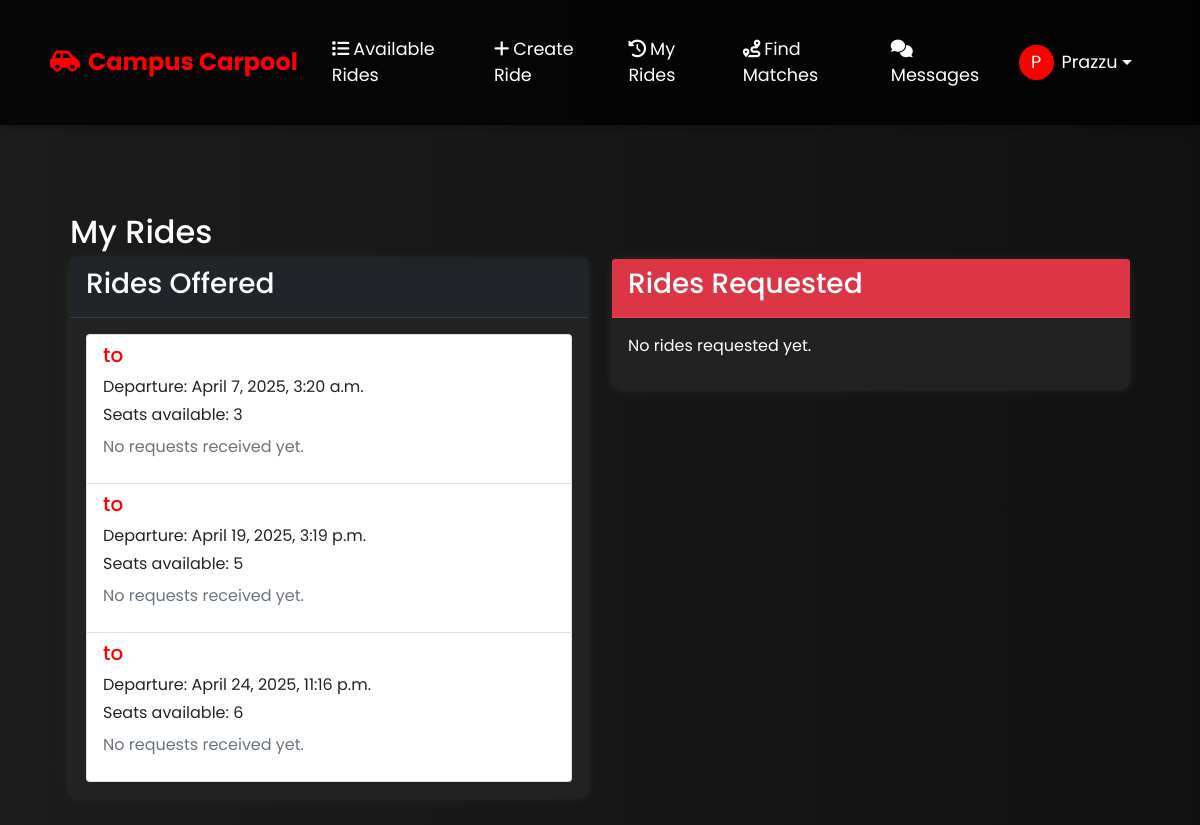
The page /my-rides/ (signed in) on the database its author committed.
### accounts/models.py (models this page shows)
class CustomUser(AbstractUser):
    email_verified = models.BooleanField(default=False)
    campus_email = models.EmailField(unique=True)
    phone_number = models.CharField(max_length=15, blank=True)
    otp = models.CharField(max_length=6, null=True, blank=True)
    otp_created_at = models.DateTimeField(null=True, blank=True)
    home_address = models.CharField(max_length=255, blank=True)
    preferred_pickup_time = models.TimeField(null=True, blank=True)
    preferred_return_time = models.TimeField(null=True, blank=True)
    max_deviation_minutes = models.IntegerField(default=15)  # Maximum acceptable time deviation
    groups = models.ManyToManyField(
        'auth.Group',
        related_name='custom_user_set',
        blank=True,
        help_text='The groups this user belongs to.',
        verbose_name='groups',
    )
    user_permissions = models.ManyToManyField(
        'auth.Permission',
        related_name='custom_user_set',
        blank=True,
        help_text='Specific permissions for this user.',
        verbose_name='user permissions',
    )

### rides/models.py (models this page shows, shortened)
class Ride(models.Model):
    driver = models.ForeignKey(settings.AUTH_USER_MODEL, on_delete=models.CASCADE, related_name='rides_offered')
    start_point = models.CharField(max_length=200)
    end_point = models.CharField(max_length=200)
    departure_time = models.DateTimeField()
    seats_available = models.IntegerField()
    created_at = models.DateTimeField(auto_now_add=True)

### rides/views.py (the view)
# urls.py: path('my-rides/', views.my_rides, name='my_rides'),
@login_required
def my_rides(request):
    offered_rides = Ride.objects.filter(driver=request.user)
    requested_rides = RideRequest.objects.filter(passenger=request.user)
    return render(request, 'rides/my_rides.html', {
        'offered_rides': offered_rides,
        'requested_rides': requested_rides
    })

### rides/templates/rides/my_rides.html
{% extends 'rides/base.html' %}
{% block content %}
<div class="container mt-4">
    <h2>My Rides</h2>
    <div class="row">
        <div class="col-md-6">
            <div class="card mb-4">
                <div class="card-header bg-dark text-white">
                    <h3>Rides Offered</h3>
                </div>
                <div class="card-body">
                    {% if offered_rides %}
                        <div class="list-group">
                            {% for ride in offered_rides %}
                                <div class="list-group-item">
                                    <h5 class="text-danger">{{ ride.start_location }} to {{ ride.end_location }}</h5>
                                    <p class="mb-1">Departure: {{ ride.departure_time }}</p>
                                    <p class="mb-1">Seats available: {{ ride.seats_available }}</p>
                                    {% with requests=ride.riderequest_set.all %}
                                        {% if requests %}
                                            <div class="mt-3">
                                                <h6>Requests:</h6>
                                                <ul class="list-group">
                                                    {% for request in requests %}
                                                        <li class="list-group-item d-flex justify-content-between align-items-center">
                                                            <span>{{ request.passenger.username }}</span>
                                                            <span class="badge {% if request.status == 'PENDING' %}bg-warning text-dark{% elif request.status == 'ACCEPTED' %}bg-success{% elif request.status == 'REJECTED' %}bg-danger{% else %}bg-secondary{% endif %}">
                                                                {{ request.status }}
                                                            </span>
                                                        </li>
                                                    {% endfor %}
                                                </ul>
                                            </div>
                                        {% else %}
                                            <p class="text-muted mt-2">No requests received yet.</p>
                                        {% endif %}
                                    {% endwith %}
                                </div>
                            {% endfor %}
                        </div>
                    {% else %}
                        <p>No rides offered yet.</p>
                    {% endif %}
                </div>
            </div>
        </div>
        <div class="col-md-6">
            <div class="card">
                <div class="card-header bg-danger text-white">
                    <h3>Rides Requested</h3>
                </div>
                <div class="card-body">
                    {% if requested_rides %}
                        <div class="list-group">
                            {% for request in requested_rides %}
                                <div class="list-group-item">
                                    <h5 class="text-primary">{{ request.ride.start_location }} to {{ request.ride.end_location }}</h5>
                                    <p class="mb-1">Driver: {{ request.ride.driver.username }}</p>
                                    <p class="mb-1">Departure: {{ request.ride.departure_time }}</p>
                                    <p class="mb-1">
                                        Status:
                                        <span class="badge {% if request.status == 'PENDING' %}bg-warning text-dark{% elif request.status == 'ACCEPTED' %}bg-success{% elif request.status == 'REJECTED' %}bg-danger{% else %}bg-secondary{% endif %}">
                                            {{ request.status }}
                                        </span>
                                    </p>
                                </div>
                            {% endfor %}
                        </div>
                    {% else %}
                        <p>No rides requested yet.</p>
                    {% endif %}
                </div>
            </div>
        </div>
    </div>
</div>
{% endblock %}

### rides/templates/rides/base.html (shortened to what this page needs)
<!DOCTYPE html>
<html>
<head>
    <link href="https://cdn.jsdelivr.net/npm/bootstrap@5.1.3/dist/css/bootstrap.min.css" rel="stylesheet">
    <link href="https://cdnjs.cloudflare.com/ajax/libs/font-awesome/6.0.0/css/all.min.css" rel="stylesheet">
</head>
<body>
    <nav class="navbar navbar-expand-lg navbar-dark">
        <div class="container">
            <a class="navbar-brand" href="{% url 'home' %}">
                <i class="fas fa-car-side me-2"></i>Campus Carpool
            </a>
            <div class="collapse navbar-collapse" id="navbarNav">
                <ul class="navbar-nav me-auto">
                    {% if user.is_authenticated %}
                        <li class="nav-item">
                            <a class="nav-link" href="{% url 'ride_list' %}">
                                <i class="fas fa-list me-1"></i>Available Rides
                            </a>
                        </li>
                        <li class="nav-item">
                            <a class="nav-link" href="{% url 'create_ride' %}">
                                <i class="fas fa-plus me-1"></i>Create Ride
                            </a>
                        </li>
                        <li class="nav-item">
                            <a class="nav-link" href="{% url 'my_rides' %}">
                                <i class="fas fa-history me-1"></i>My Rides
                            </a>
                        </li>
                        <li class="nav-item">
                            <a class="nav-link" href="{% url 'find_matches' %}">
                                <i class="fas fa-route me-1"></i>Find Matches
                            </a>
                        </li>
                        <li class="nav-item">
                            <a class="nav-link" href="{% url 'messages' %}">
                                <i class="fas fa-comments me-1"></i>Messages
                            </a>
                        </li>
                    {% endif %}
                </ul>
                <ul class="navbar-nav">
                    {% if user.is_authenticated %}
                        <li class="nav-item dropdown">
                            <a class="nav-link dropdown-toggle d-flex align-items-center" href="#" id="navbarDropdown" role="button" data-bs-toggle="dropdown">
                                <div class="user-avatar">
                                    {{ user.username.0|upper }}
                                </div>
                                {{ user.username }}
                            </a>
                        </li>
                    {% endif %}
                </ul>
            </div>
        </div>
    </nav>
    <div class="container mt-4">
        {% block content %}
        {% endblock %}
    </div>
</body>
</html>

### rides/templates/rides/base.html (style rules this page uses)
body { font-family: 'Poppins', sans-serif; background: linear-gradient(to right, #1c1c1c, #111); color: white; margin: 0; padding: 0; }
.navbar { background: rgba(0, 0, 0, 0.8) !important; box-shadow: 0 2px 10px rgba(0,0,0,.3); }
.navbar-brand { font-size: 1.5rem; font-weight: bold; color: red !important; }
.nav-link { font-size: 1.1rem; margin: 0 10px; color: white !important; transition: 0.3s; }
.user-avatar { width: 35px; height: 35px; border-radius: 50%; background-color: red !important; color: white; display: inline-flex; align-items: center; justify-content: center; margin-right: 8px; }
.container { padding: 20px; }
.card { background: #222; border: none; border-radius: 10px; box-shadow: 0px 0px 10px rgba(255, 255, 255, 0.1); margin-bottom: 20px; }
.card-header { background: #111; color: red; font-weight: bold; border-bottom: 1px solid rgba(255, 255, 255, 0.1); }
.card-body { color: white; }
.text-danger { color: red !important; }

### rows shown on the page
CustomUser: username.0 "P", username "Prazzu"
Ride: departure_time "April 7, 2025, 3:20 a.m.", seats_available "3", shows "No requests received yet."
Ride: departure_time "April 19, 2025, 3:19 p.m.", seats_available "5", shows "No requests received yet."
Ride: departure_time "April 24, 2025, 11:16 p.m.", seats_available "6", shows "No requests received yet."
